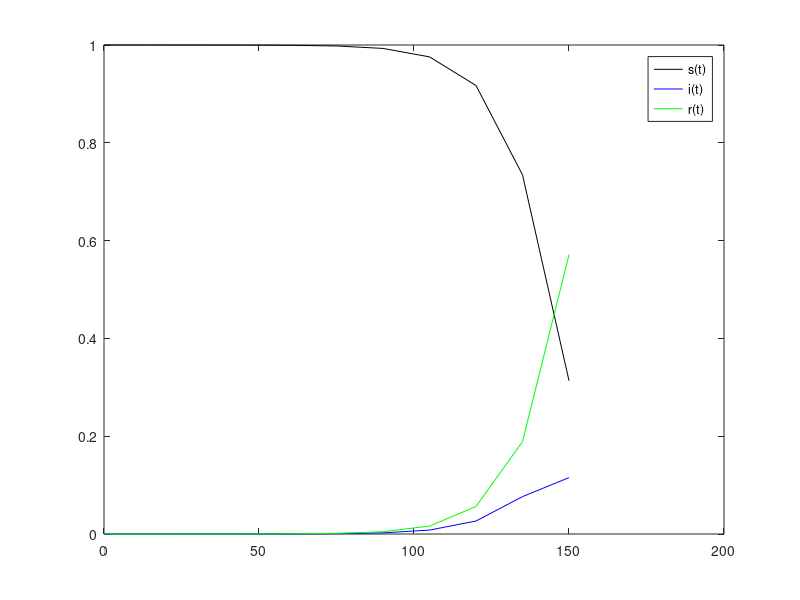

The MATLAB source for this figure:
function temple_abm_sir_model
%TEMPLE_ABM_SIR_MODEL
% Euler's Method applied to SIR model for disease spread with equations
% s'(t) = -b*s(t)*i(t) (susceptible fraction of total population)
% i'(t) = b*s(t)*i(t) - k*i(t) (infected fraction of total population) 
% r'(t) = k*i(t)   (recovered fraction of total population) 
% b - rate of infection
% k - rate of recovery
%
% 
% Rujeko Chinomona 
% 03/2022

% model parameters 
b = 1/2; % rate of infection
k = 1/3; % rate of recovery

% time variables 
tf = 150;  % final time 
dt = 15;   % step size 
t = 0:dt:tf; % solution times 
n = length(t); % number of steps plus 1

% Initialization
s = zeros(n,1); % susceptible 
i = zeros(n,1); % infected
r = zeros(n,1); % recovered 

% Initial conditions, approximately add up to 1. 
s(1) = 1; 
i(1) = 1.27e-6;
r(1) = 0;

% Time loop 
for j = 2:n
    % Approximate the solution using Euler's Method
    s(j) = s(j-1) - dt*b*s(j-1)*i(j-1);
    i(j) = i(j-1) + dt*(b*s(j-1)*i(j-1) - k*i(j-1)); 
    r(j) = r(j-1) + dt*(k*i(j-1)); 
end

% Plot all solutions on the same figure 
clf 
plot(t,s,'k-',t,i,'b-',t,r,'g-')
legend('s(t)','i(t)','r(t)')
hold on 

    